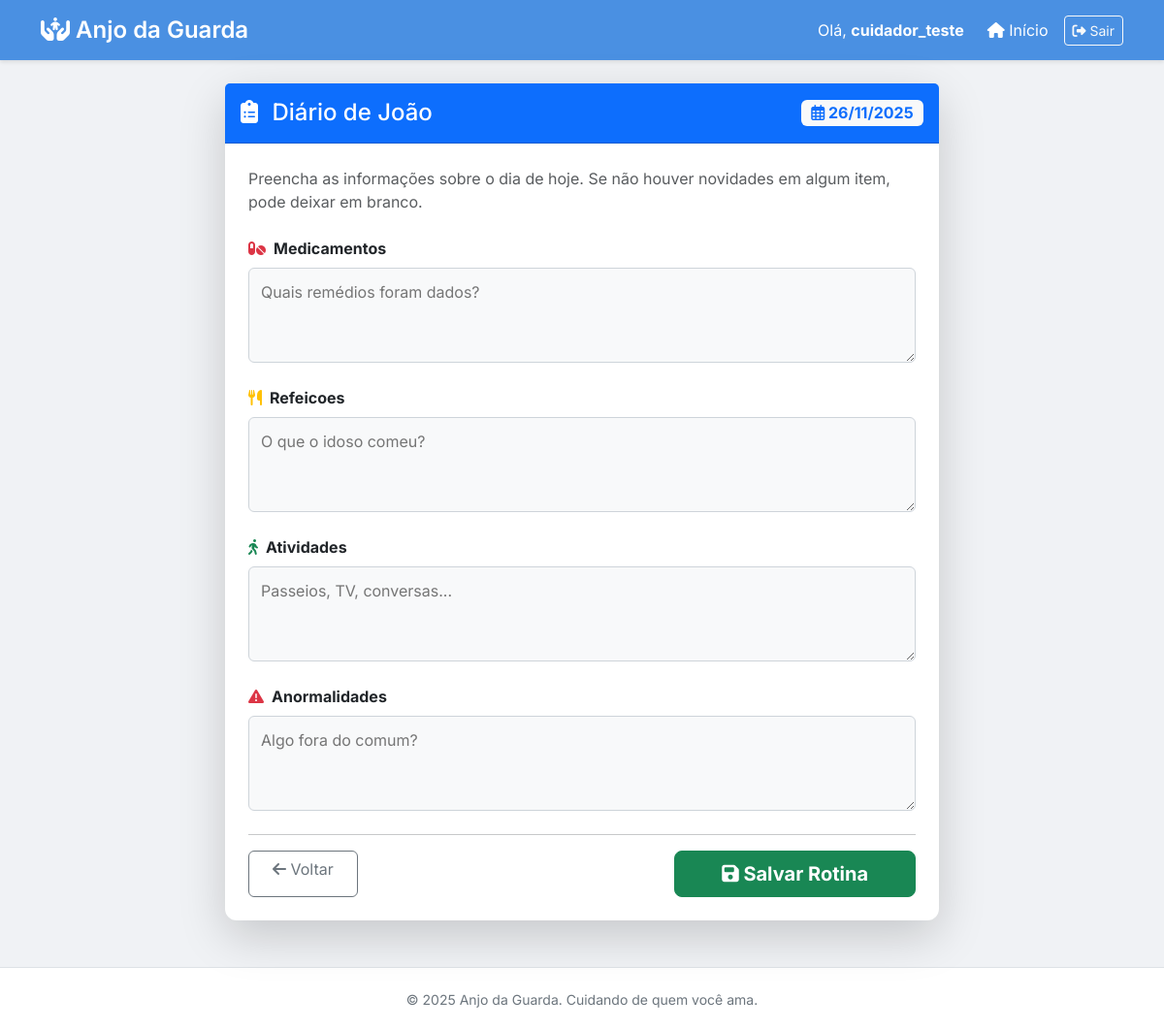
Page /gestao/rotina/atualizar/1/ (signed in) on the earlier database version.
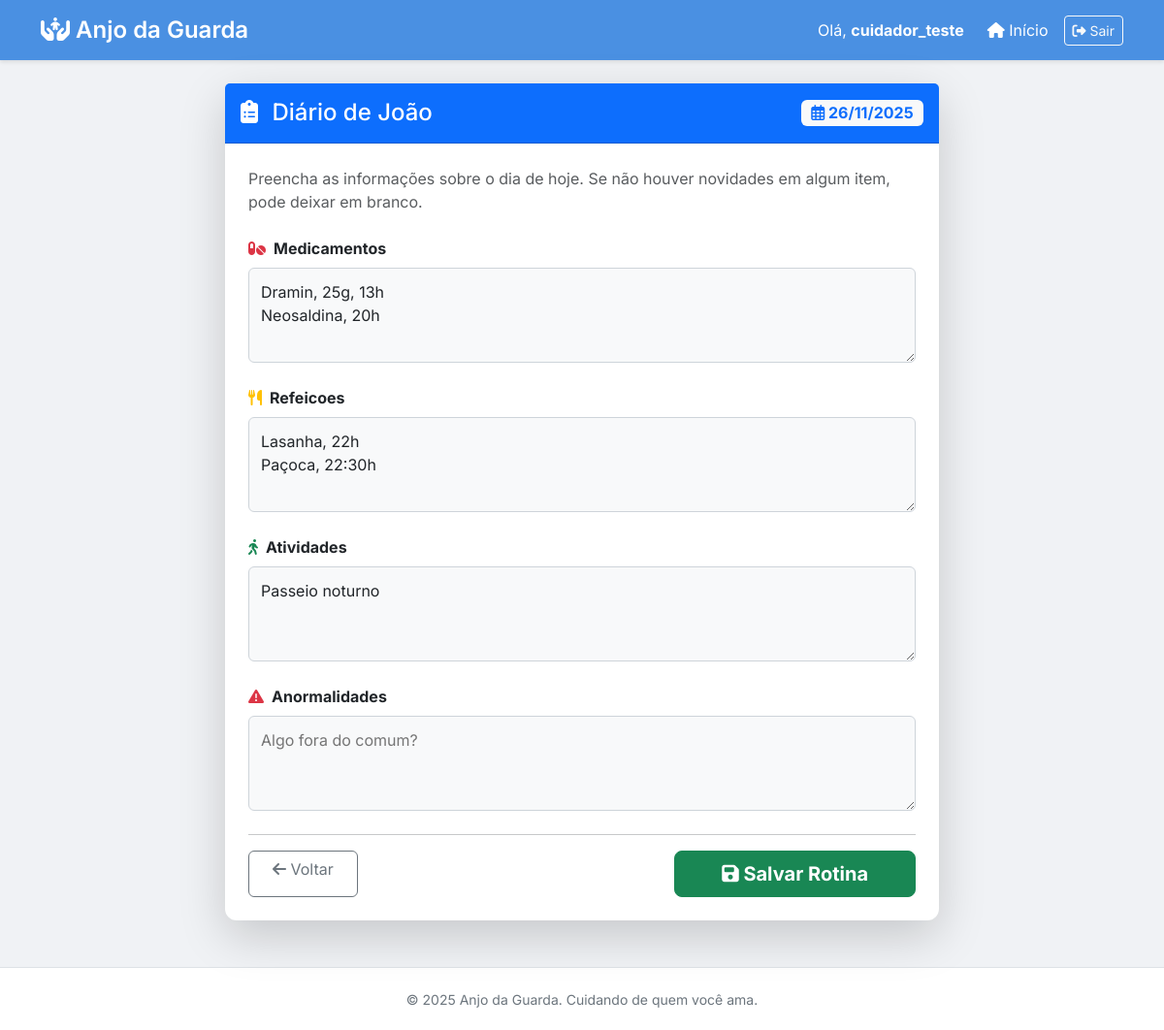
Same page on the later database version.
### gestao/models.py (models this page shows)
class Rotina(models.Model):
    idoso = models.ForeignKey(Idoso, on_delete=models.CASCADE, related_name="rotinas")
    cuidador = models.ForeignKey(settings.AUTH_USER_MODEL, on_delete=models.SET_NULL, null=True)
    data = models.DateField(auto_now_add=True)
    medicamentos = models.TextField(blank=True, null=True)
    refeicoes = models.TextField(blank=True, null=True)
    atividades = models.TextField(blank=True, null=True)
    anormalidades = models.TextField(blank=True, null=True)
    class Meta:
        unique_together = ('idoso', 'data')
        ordering = ['-data']

### gestao/views.py (the view)
# urls.py: path('rotina/atualizar/<int:idoso_id>/', views.atualizar_rotina, name='atualizar_rotina'),
@login_required
def atualizar_rotina(request, idoso_id):
    idoso = get_object_or_404(Idoso, id=idoso_id)
    tem_contrato = Contrato.objects.filter(
        cuidador=request.user,
        idoso=idoso,
        status='ativo'
    ).exists()
    if not tem_contrato:
        messages.error(request, "Você não tem permissão para cuidar deste idoso.")
        return redirect('home')
    hoje = timezone.localdate()
    rotina_existente = Rotina.objects.filter(idoso=idoso, data=hoje).first()
    if request.method == 'POST':
        form = RotinaForm(request.POST, instance=rotina_existente)
        if form.is_valid():
            try:
                rotina = form.save(commit=False)
                rotina.idoso = idoso
                rotina.cuidador = request.user
                rotina.data = hoje
                rotina.save()
                messages.success(request, "Rotina atualizada com sucesso!")
                return redirect('home')
            except Exception as e:
                messages.error(request, "Erro ao salvar: Já existe uma rotina para hoje.")
    else:
        form = RotinaForm(instance=rotina_existente)
    return render(request, 'gestao/atualizar_rotina.html', {
        'form': form,
        'idoso': idoso,
        'hoje': hoje
    })

### gestao/forms.py
class RotinaForm(forms.ModelForm):
    class Meta:
        model = Rotina
        fields = ['medicamentos', 'refeicoes', 'atividades', 'anormalidades']
        widgets = {
            'medicamentos': forms.Textarea(attrs={'rows': 3, 'placeholder': 'Quais remédios foram dados?'}),
            'refeicoes': forms.Textarea(attrs={'rows': 3, 'placeholder': 'O que o idoso comeu?'}),
            'atividades': forms.Textarea(attrs={'rows': 3, 'placeholder': 'Passeios, TV, conversas...'}),
            'anormalidades': forms.Textarea(attrs={'rows': 3, 'placeholder': 'Algo fora do comum?'}),
        }

### gestao/templates/gestao/atualizar_rotina.html (shortened to what this page needs)
{% extends 'base.html' %} {% block content %}
<div class="row justify-content-center">
    <div class="col-md-8">
        <div class="card shadow-lg border-0">
            <div class="card-header bg-primary text-white py-3 d-flex justify-content-between align-items-center">
                <h4 class="mb-0">
                    <i class="fas fa-clipboard-list me-2"></i> Diário de {{ idoso.nome }}
                </h4>
                <span class="badge bg-light text-primary fs-6">
                    <i class="far fa-calendar-alt"></i> {{ hoje|date:"d/m/Y" }}
                </span>
            </div>
            <div class="card-body p-4">
                <p class="text-muted mb-4">
                    Preencha as informações sobre o dia de hoje. Se não houver novidades em algum item, pode deixar em branco.
                </p>
                <form method="post">
                    {% csrf_token %} {% for field in form %}
                    <div class="mb-4">
                        <label class="form-label fw-bold text-dark d-flex align-items-center">
                                {% if 'medicamentos' in field.name %}
                                    <i class="fas fa-pills me-2 text-danger"></i>
                                {% elif 'refeicoes' in field.name %}
                                    <i class="fas fa-utensils me-2 text-warning"></i>
                                {% elif 'atividades' in field.name %}
                                    <i class="fas fa-walking me-2 text-success"></i>
                                {% elif 'anormalidades' in field.name %}
                                    <i class="fas fa-exclamation-triangle me-2 text-danger"></i>
                                {% else %}
                                    <i class="fas fa-pen me-2"></i>
                                {% endif %}
                                {{ field.label }}
                            </label> {{ field }}
                    </div>
                    {% endfor %}
                    <hr>
                    <div class="d-flex justify-content-between">
                        <a href="{% url 'home' %}" class="btn btn-outline-secondary px-4">
                            <i class="fas fa-arrow-left"></i> Voltar
                        </a>
                        <button type="submit" class="btn btn-success btn-lg px-5 fw-bold">
                            <i class="fas fa-save"></i> Salvar Rotina
                        </button>
                    </div>
                </form>
            </div>
        </div>
    </div>
</div>
{% endblock %}

Differences in the rows shown:
added Rotina: form "Dramin, 25g, 13h Neosaldina, 20h" "Lasanha, 22h Paçoca, 22:30h" "Passeio noturno"
